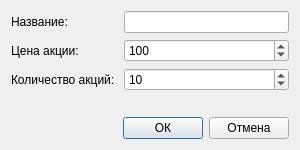
<?xml version="1.0" encoding="UTF-8"?>
<ui version="4.0">
 <class>CompanyDialog</class>
 <widget class="QDialog" name="CompanyDialog">
  <property name="geometry">
   <rect>
    <x>0</x>
    <y>0</y>
    <width>300</width>
    <height>150</height>
   </rect>
  </property>
  <property name="windowTitle">
   <string>Сведения о компании</string>
  </property>
  <layout class="QVBoxLayout" name="verticalLayout">
   <item>
    <layout class="QFormLayout" name="formLayout">
     <item row="0" column="0">
      <widget class="QLabel" name="nameLabel">
       <property name="text">
        <string>Название: </string>
       </property>
      </widget>
     </item>
     <item row="0" column="1">
      <widget class="QLineEdit" name="nameEdit"/>
     </item>
     <item row="1" column="0">
      <widget class="QLabel" name="priceLabel">
       <property name="text">
        <string>Цена акции:</string>
       </property>
      </widget>
     </item>
     <item row="1" column="1">
      <widget class="QSpinBox" name="priceSpinBox">
       <property name="minimum">
        <number>10</number>
       </property>
       <property name="maximum">
        <number>100000</number>
       </property>
       <property name="value">
        <number>100</number>
       </property>
      </widget>
     </item>
     <item row="2" column="1">
      <widget class="QSpinBox" name="countSpinBox">
       <property name="minimum">
        <number>1</number>
       </property>
       <property name="maximum">
        <number>10000</number>
       </property>
       <property name="value">
        <number>10</number>
       </property>
      </widget>
     </item>
     <item row="2" column="0">
      <widget class="QLabel" name="label">
       <property name="text">
        <string>Количество акций: </string>
       </property>
      </widget>
     </item>
    </layout>
   </item>
   <item>
    <layout class="QHBoxLayout" name="horizontalLayout">
     <item>
      <spacer name="horizontalSpacer">
       <property name="orientation">
        <enum>Qt::Horizontal</enum>
       </property>
       <property name="sizeHint" stdset="0">
        <size>
         <width>40</width>
         <height>20</height>
        </size>
       </property>
      </spacer>
     </item>
     <item>
      <widget class="QPushButton" name="okButton">
       <property name="text">
        <string>ОК</string>
       </property>
      </widget>
     </item>
     <item>
      <widget class="QPushButton" name="cancelButton">
       <property name="text">
        <string>Отмена</string>
       </property>
      </widget>
     </item>
    </layout>
   </item>
  </layout>
 </widget>
 <resources/>
 <connections>
  <connection>
   <sender>cancelButton</sender>
   <signal>clicked()</signal>
   <receiver>CompanyDialog</receiver>
   <slot>reject()</slot>
   <hints>
    <hint type="sourcelabel">
     <x>252</x>
     <y>88</y>
    </hint>
    <hint type="destinationlabel">
     <x>149</x>
     <y>52</y>
    </hint>
   </hints>
  </connection>
 </connections>
</ui>
